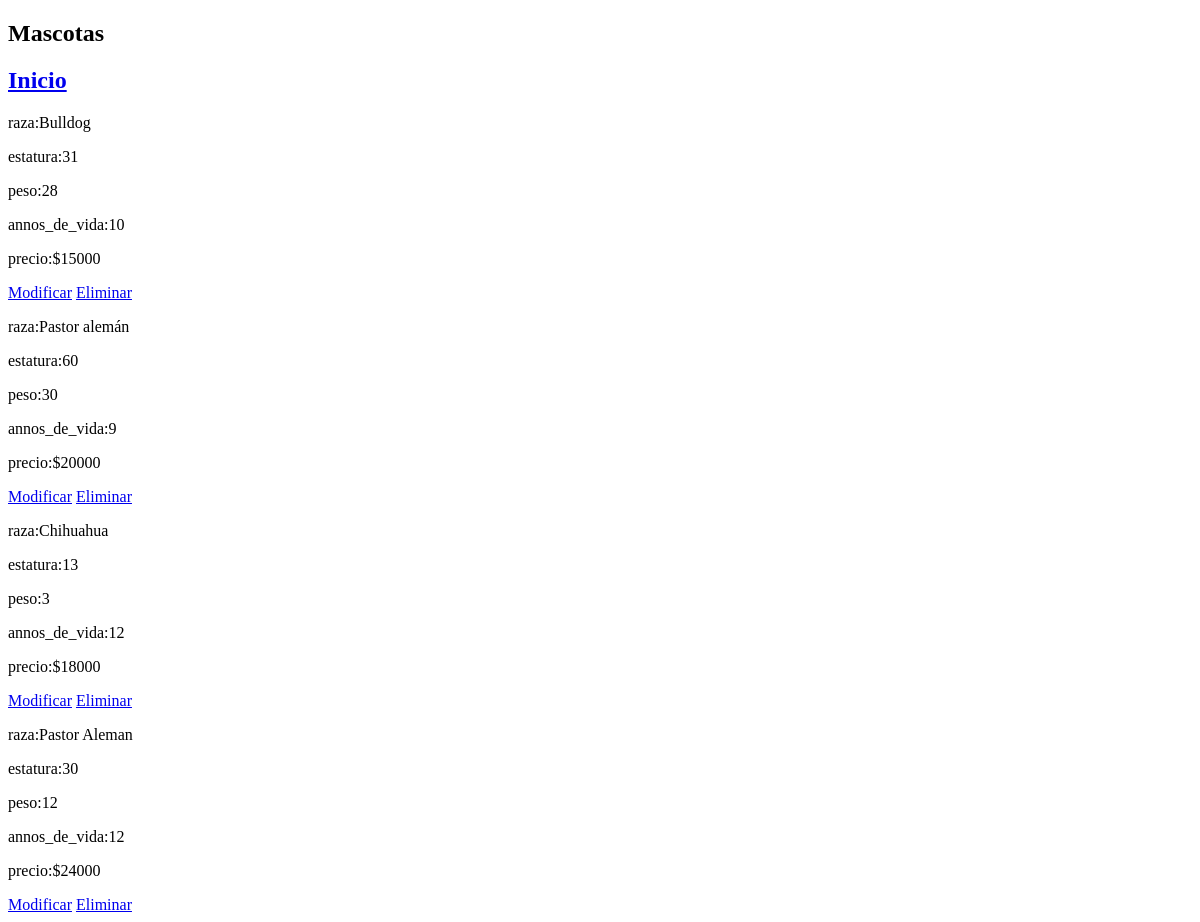
Before: /mascota/listar_mascota with the older database file.
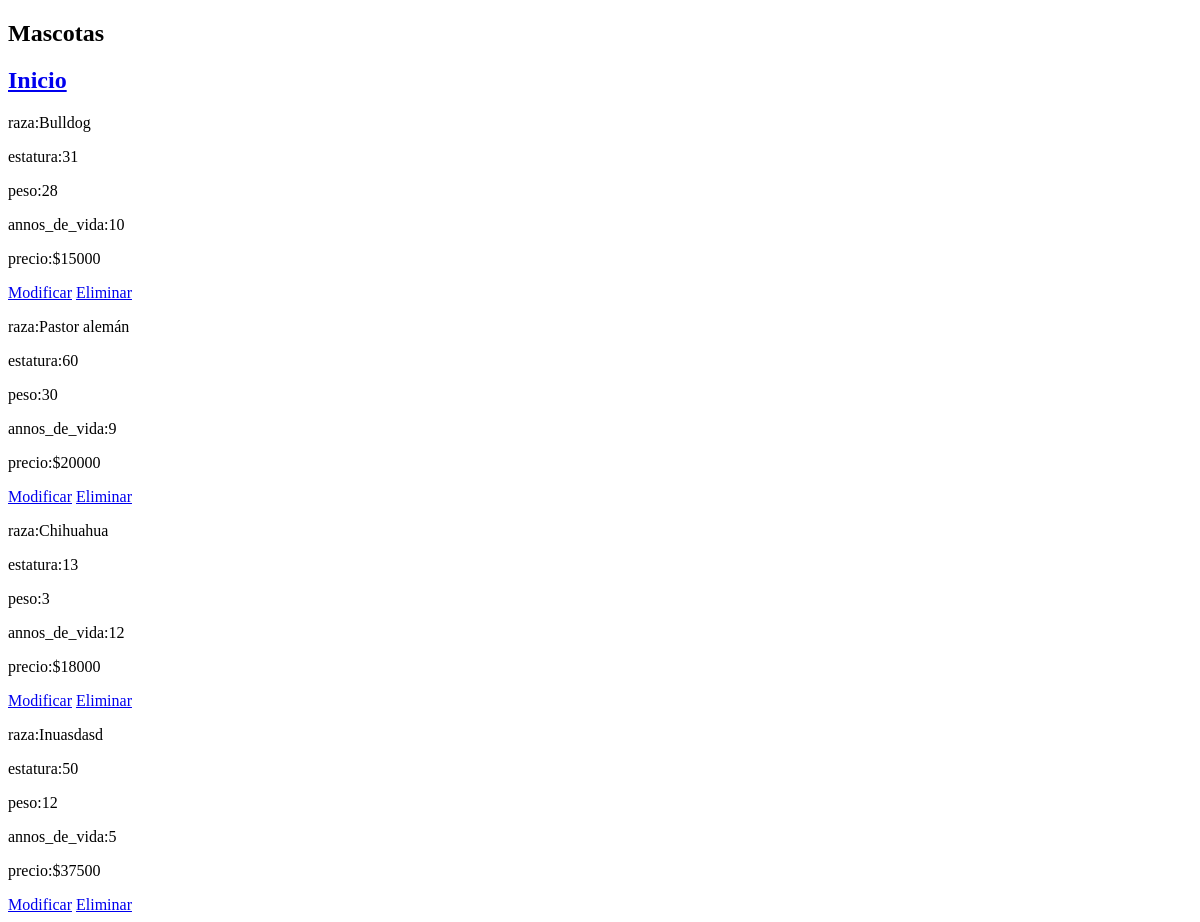
After: the same page with the newer database file.
### mascotas/models.py (models this page shows, shortened)
class mascota(models.Model):
    raza=models.CharField(max_length=20)
    peso=models.IntegerField()
    estatura=models.IntegerField()
    annos_de_vida=models.IntegerField()
    precio=models.IntegerField()

### mascotas/views.py (the view)
# urls.py: path('listar_mascota',views.listar_mascotas,name='listM'),
def listar_mascotas(request):
    mascotas=mascota.objects.all()
    data={
        'mascotas':mascotas
    }
    return render(request,"mascotas/listar_mascotas.html",data)

### mascotas/templates/mascotas/listar_mascotas.html (shortened to what this page needs)
<!DOCTYPE html>
<html lang="en">
<head>
</head>
<body>
    <h2>Mascotas</h2>
    <h2><a href="{% url 'home' %}">Inicio</a></h2>
    <div class="mascotas">
        {%for m in mascotas %}
        <div>
            <p>raza:{{m.raza}}</p>
            <p>estatura:{{m.estatura}}</p>
            <p>peso:{{m.peso}}</p>
            <p>annos_de_vida:{{m.annos_de_vida}}</p>
            <p>precio:${{m.precio}}</p>
        </div>
        <a href="{% url 'editar_raza_id' m.id %}">Modificar</a>
        <a href="{% url 'elimina_raza_id' m.id %}">Eliminar</a>
        {%endfor%}
    </div>
</body>
</html>

Changed rows visible on the page:
changed mascota: raza "Pastor Aleman" → "Inuasdasd"; estatura "30" → "50"; annos_de_vida "12" → "5"; precio "24000" → "37500"
